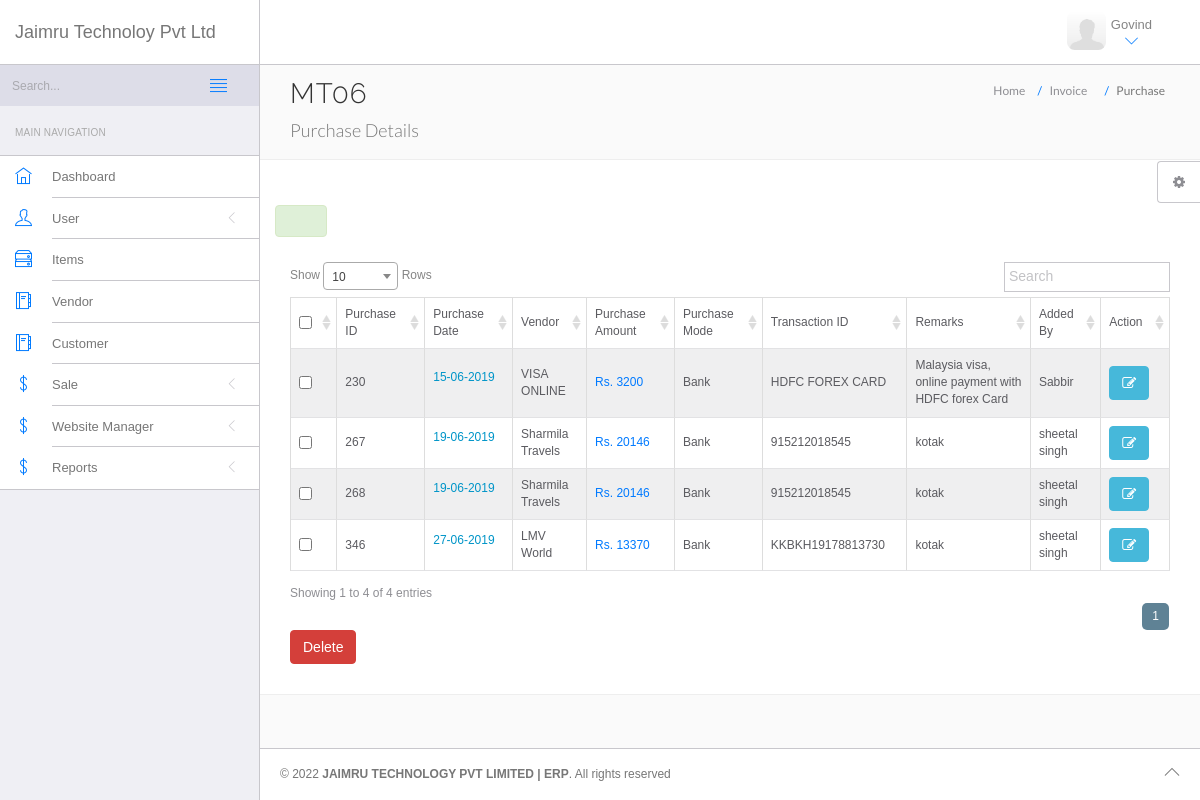
Page /erp/purchase-list.php?inv=6 (signed in) on the committed database.
### tables this page shows
CREATE TABLE `purchase_products` (
  `id` int(11) NOT NULL,
  `purchase_invoice_id` int(11) DEFAULT NULL,
  `purchase_payment_date` date DEFAULT NULL,
  `purchase_note` text DEFAULT NULL,
  `purchase_transaction_id` varchar(255) DEFAULT NULL,
  `purchase_payment_mode` varchar(255) DEFAULT NULL,
  `purchase_payment_amount` varchar(255) DEFAULT NULL,
  `vendor` varchar(250) NOT NULL,
  `added_at` varchar(255) DEFAULT NULL,
  `is_varify` tinyint(1) DEFAULT 0,
  `added_by` varchar(255) DEFAULT NULL,
  `updated_at` datetime DEFAULT NULL,
  `updated_by` varchar(255) DEFAULT NULL
);

CREATE TABLE `vendor` (
  `vendor_id` int(11) NOT NULL,
  `name` varchar(255) DEFAULT NULL,
  `email` varchar(100) DEFAULT NULL,
  `phone` varchar(15) DEFAULT NULL,
  `company` varchar(255) DEFAULT NULL,
  `address1` varchar(255) DEFAULT NULL,
  `address2` varchar(255) DEFAULT NULL,
  `state` varchar(255) DEFAULT NULL,
  `zipcode` varchar(10) DEFAULT NULL,
  `country` varchar(255) DEFAULT NULL,
  `gst` varchar(50) DEFAULT NULL,
  `added_by` varchar(250) NOT NULL,
  `status` enum('Active','Inactive') DEFAULT 'Active'
);

CREATE TABLE `jk_user` (
  `user_id` int(11) NOT NULL,
  `user_email_id` varchar(255) NOT NULL,
  `user_password` varchar(255) NOT NULL,
  `user_name` varchar(255) NOT NULL,
  `user_type` enum('Admin','Agent','MANAGER') NOT NULL DEFAULT 'Agent',
  `manage_user` varchar(250) NOT NULL,
  `user_department` varchar(250) NOT NULL,
  `user_status` enum('Active','Inactive') NOT NULL
);

### erp/includes/class.php (called while the page is built, shortened)
<?php
class baseClass {
	private $host = "localhost";
	private $user = "root";
		private $password = "";
	private $database = "jaimru";
	public function __construct()
	{
		$this->conn = mysqli_connect($this->host,$this->user,$this->password,$this->database);
	}
	function sqlToUser_DateTime($sqldate)
	{
		$date1 = substr($sqldate,8,2);
		$month1 = substr($sqldate,5,2);
		$year1 = substr($sqldate,0,4);
		$time1 = substr($sqldate,11,8);
		$newdate = $date1."-".$month1."-".$year1." ".$time1;
		return $newdate;
	}
}
?>

### erp/purchase-list.php (the view, shortened to what this page needs)
<?php include('includes/top_inc.php');
include('includes/class.php');
$class = new baseClass;
$msg = '';
if(isset($_GET['inv']))
{
    $invoice_id = $_GET['inv'];
    $qry = mysqli_query($class->conn,"SELECT * FROM purchase_products INNER JOIN jk_user ON purchase_products.added_by = jk_user.user_id INNER JOIN vendor ON purchase_products.vendor = vendor.`vendor_id` WHERE purchase_products.purchase_invoice_id = $invoice_id");
}else{
    $qry = mysqli_query($class->conn,"SELECT * FROM purchase_products INNER JOIN jk_user ON purchase_products.added_by = jk_user.user_id INNER JOIN vendor ON purchase_products.vendor = vendor.`vendor_id`;");
}
?>
<!DOCTYPE html>
<html lang="en">
<head>
    <link rel="stylesheet" href="vendor/bootstrap/css/bootstrap.min.css">
    <link rel="stylesheet" href="vendor/fontawesome/css/font-awesome.min.css">
    <link rel="stylesheet" href="vendor/themify-icons/themify-icons.min.css">
    <link href="vendor/animate.css/animate.min.css" rel="stylesheet" media="screen">
    <link href="vendor/perfect-scrollbar/perfect-scrollbar.min.css" rel="stylesheet" media="screen">
    <link href="vendor/switchery/switchery.min.css" rel="stylesheet" media="screen">
    <link rel="stylesheet" href="assets/css/styles.css">
    <link rel="stylesheet" href="assets/css/plugins.css">
    <link rel="stylesheet" href="assets/css/themes/theme-1.css" id="skin_color" />
    <link href="vendor/select2/select2.min.css" rel="stylesheet" media="screen">
    <link href="vendor/DataTables/css/DT_bootstrap.css" rel="stylesheet" media="screen">
    <link href="vendor/bootstrap-datepicker/bootstrap-datepicker3.standalone.min.css" rel="stylesheet" media="screen">
    <link href="vendor/bootstrap-timepicker/bootstrap-timepicker.min.css" rel="stylesheet" media="screen">
</head>
<body>
<div id="app">
    <?php include('includes/left_sidebar.php'); ?>
    <div class="app-content">
        <?php include('includes/top_header.php'); ?>
        <div class="main-content" >
            <div class="wrap-content container" id="container">
                <section id="page-title">
                    <div class="row">
                        <div class="col-sm-8">
                            <h1 class="mainTitle"><?php echo "MT0".$invoice_id ?> </h1>
                            <span class="mainDescription">Purchase Details</span>
                        </div>
                        <ol class="breadcrumb">
                            <li>
                                <span>Home</span>
                            </li>
                            <li>
                                <span>Invoice</span>
                            </li>
                            <li class="active">
                                <span>Purchase</span>
                            </li>
                        </ol>
                    </div>
                </section>
                <div class="container-fluid container-fullw bg-white">
                    <div class="row">
                        <?php if (isset($msg)) {
                            echo '<div class="margin-top-15"><label class="alert alert-dismissible alert-success" > ' . $msg . ' </label></div>';
                        } ?>
                        <div class="col-sm-12">
									<form action="" method="post" enctype="multipart/form-data">
                                        <div style="overflow-x:auto;">
                                            <table class="table table-sm table-responsive table-striped table-bordered table-hover table-full-width" id="sample_1">
                                                <thead>
                                                <tr>
													<td><input type="checkbox" name="all" id="all"></td>
													<td>Purchase ID</td>
                                                    <td>Purchase Date</td>
                                                    <td>Vendor</td>
                                                    <td>Purchase Amount</td>
                                                    <td>Purchase Mode</td>
                                                    <td>Transaction ID</td>
													 <td>Remarks</td>
                                                    <td>Added By</td>
                                                    <td>Action</td>
                                                </tr>
                                                </thead>
                                                <tbody>
                                                <?php
                                                while($res = mysqli_fetch_array($qry))
                                                {	@extract($res);
                                                    ?>
                                                    <tr>
														<td><input type="checkbox" name="ids[]" value="<?php echo $id ?>"></td>
                                                        <td><?php echo $id ?></td>
                                                        <td><p class="text-azure"><?php echo $class->sqlToUser_DateTime($purchase_payment_date); ?></p></td>
                                                        <td><?php echo ucfirst($name) ?></td>
														<td><a href="javascript:void(0)" data-placement="top" data-toggle="tooltip" data-original-title="<?php echo $purchase_note ?>">
															<?php echo "Rs. ".$purchase_payment_amount ?></a>
														</td>
                                                        <td><?php echo $purchase_payment_mode ?></td>
                                                        <td><?php echo $purchase_transaction_id ?></td>
                                                        <td><?php echo $purchase_note ?></td>
                                                        <td><?php echo $user_name ?></td>
                                                        <td><button type="button" class="btn btn-info addPurchase" value="<?php echo $id ?>"><i class="fa fa-pencil-square-o" aria-hidden="true"></i></button>
                                                            </td>
                                                    </tr>
                                                <?php } ?>
                                                </tbody>
                                            </table>
                                        </div>
										<button name="delete" class="btn btn-danger">Delete</button>
                                    </form>
                        </div>
                    </div>
                </div>
            </div>
        </div>
    </div>
    <?php include('includes/footer.php'); ?>
    <?php include('includes/right_setting.php'); ?>
</div>
</body>
</html>

### erp/assets/css/themes/theme-1.css (style rules this page uses)
body { background: #FAFAFA; }

### rows in the picture
purchase_products: id "230", purchase_payment_date "15-06-2019", vendor.name "VISA ONLINE", purchase_payment_amount "3200", purchase_payment_mode "Bank", purchase_transaction "HDFC FOREX CARD", purchase_note "Malaysia visa, online payment with HDFC forex Card", jk_user.user_name "Sabbir"
purchase_products: id "267", purchase_payment_date "19-06-2019", vendor.name "Sharmila Travels", purchase_payment_amount "20146", purchase_payment_mode "Bank", purchase_transaction "915212018545", purchase_note "kotak", jk_user.user_name "sheetal singh"
purchase_products: id "268", purchase_payment_date "19-06-2019", vendor.name "Sharmila Travels", purchase_payment_amount "20146", purchase_payment_mode "Bank", purchase_transaction "915212018545", purchase_note "kotak", jk_user.user_name "sheetal singh"
purchase_products: id "346", purchase_payment_date "27-06-2019", vendor.name "LMV World", purchase_payment_amount "13370", purchase_payment_mode "Bank", purchase_transaction "KKBKH19178813730", purchase_note "kotak", jk_user.user_name "sheetal singh"

### other values in the picture
$_SESSION['sess_user_name'] "Govind"
$invoice_id "6"
